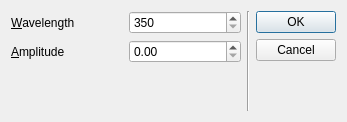
<?xml version="1.0" encoding="UTF-8"?>
<ui version="4.0">
 <class>AddPointDlg</class>
 <widget class="QDialog" name="AddPointDlg">
  <property name="geometry">
   <rect>
    <x>0</x>
    <y>0</y>
    <width>347</width>
    <height>122</height>
   </rect>
  </property>
  <property name="sizePolicy">
   <sizepolicy hsizetype="Minimum" vsizetype="Minimum">
    <horstretch>0</horstretch>
    <verstretch>0</verstretch>
   </sizepolicy>
  </property>
  <property name="windowTitle">
   <string>Dialog</string>
  </property>
  <layout class="QHBoxLayout" name="horizontalLayout">
   <item>
    <layout class="QVBoxLayout" name="verticalLayout_2">
     <item>
      <layout class="QHBoxLayout" name="horizontalLayout_2">
       <item>
        <layout class="QVBoxLayout" name="verticalLayout">
         <item>
          <layout class="QGridLayout" name="gridLayout">
           <item row="0" column="0">
            <widget class="QLabel" name="wavelengthLabel">
             <property name="text">
              <string>&amp;Wavelength</string>
             </property>
             <property name="buddy">
              <cstring>wavelengthSpinBox</cstring>
             </property>
            </widget>
           </item>
           <item row="0" column="1">
            <widget class="QSpinBox" name="wavelengthSpinBox">
             <property name="minimum">
              <number>350</number>
             </property>
             <property name="maximum">
              <number>650</number>
             </property>
            </widget>
           </item>
           <item row="1" column="0">
            <widget class="QLabel" name="amplitudeLabel">
             <property name="text">
              <string>&amp;Amplitude</string>
             </property>
             <property name="buddy">
              <cstring>amplitudeSpinBox</cstring>
             </property>
            </widget>
           </item>
           <item row="1" column="1">
            <widget class="QDoubleSpinBox" name="amplitudeSpinBox">
             <property name="maximum">
              <double>3.000000000000000</double>
             </property>
             <property name="singleStep">
              <double>0.010000000000000</double>
             </property>
            </widget>
           </item>
          </layout>
         </item>
        </layout>
       </item>
      </layout>
     </item>
     <item>
      <spacer name="verticalSpacer_2">
       <property name="orientation">
        <enum>Qt::Vertical</enum>
       </property>
       <property name="sizeHint" stdset="0">
        <size>
         <width>20</width>
         <height>40</height>
        </size>
       </property>
      </spacer>
     </item>
    </layout>
   </item>
   <item>
    <widget class="Line" name="line">
     <property name="orientation">
      <enum>Qt::Vertical</enum>
     </property>
    </widget>
   </item>
   <item>
    <layout class="QVBoxLayout" name="verticalLayout_3">
     <item>
      <widget class="QDialogButtonBox" name="buttonBox">
       <property name="orientation">
        <enum>Qt::Vertical</enum>
       </property>
       <property name="standardButtons">
        <set>QDialogButtonBox::Cancel|QDialogButtonBox::Ok</set>
       </property>
      </widget>
     </item>
     <item>
      <spacer name="verticalSpacer">
       <property name="orientation">
        <enum>Qt::Vertical</enum>
       </property>
       <property name="sizeHint" stdset="0">
        <size>
         <width>20</width>
         <height>40</height>
        </size>
       </property>
      </spacer>
     </item>
    </layout>
   </item>
  </layout>
 </widget>
 <tabstops>
  <tabstop>wavelengthSpinBox</tabstop>
  <tabstop>amplitudeSpinBox</tabstop>
  <tabstop>buttonBox</tabstop>
 </tabstops>
 <resources/>
 <connections>
  <connection>
   <sender>buttonBox</sender>
   <signal>accepted()</signal>
   <receiver>AddPointDlg</receiver>
   <slot>accept()</slot>
   <hints>
    <hint type="sourcelabel">
     <x>224</x>
     <y>19</y>
    </hint>
    <hint type="destinationlabel">
     <x>290</x>
     <y>19</y>
    </hint>
   </hints>
  </connection>
  <connection>
   <sender>buttonBox</sender>
   <signal>rejected()</signal>
   <receiver>AddPointDlg</receiver>
   <slot>reject()</slot>
   <hints>
    <hint type="sourcelabel">
     <x>234</x>
     <y>58</y>
    </hint>
    <hint type="destinationlabel">
     <x>265</x>
     <y>79</y>
    </hint>
   </hints>
  </connection>
 </connections>
</ui>
